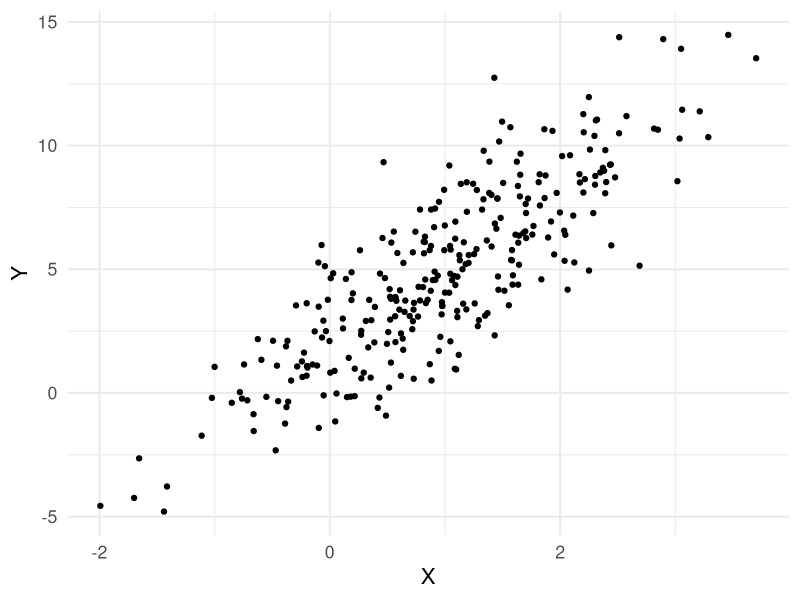
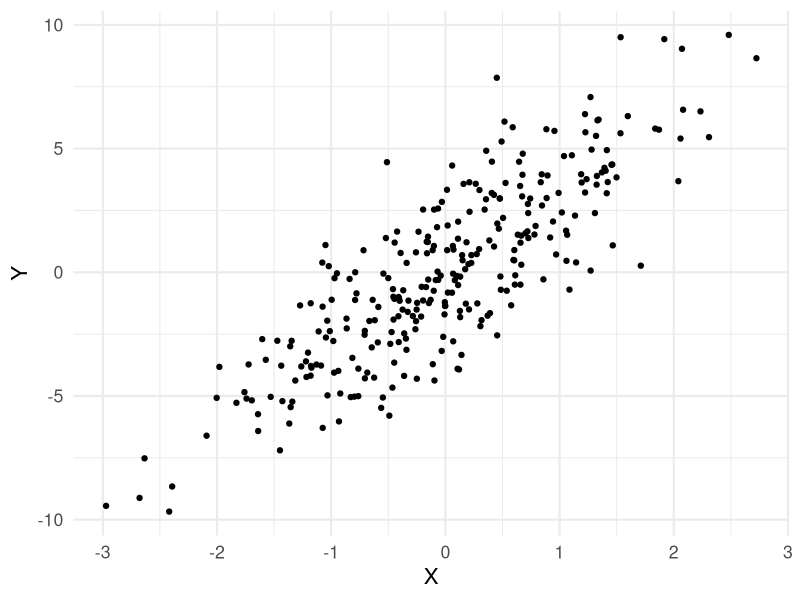
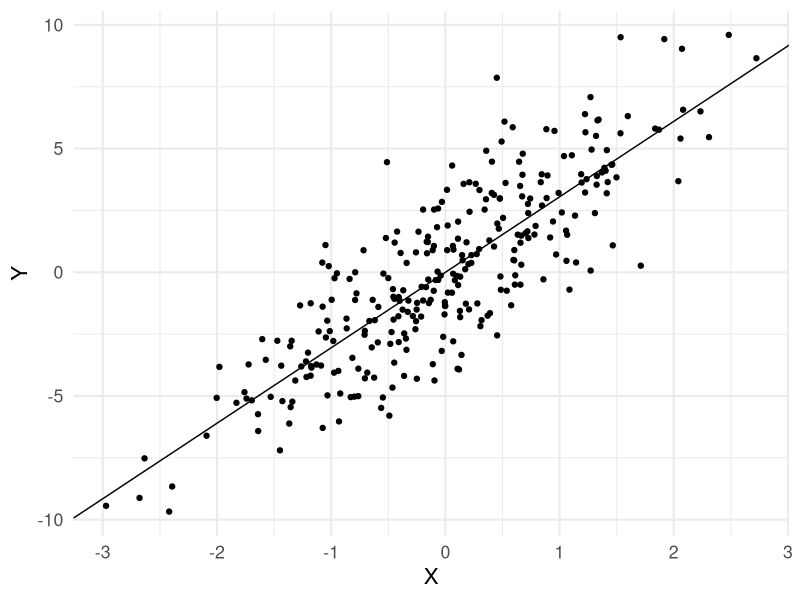
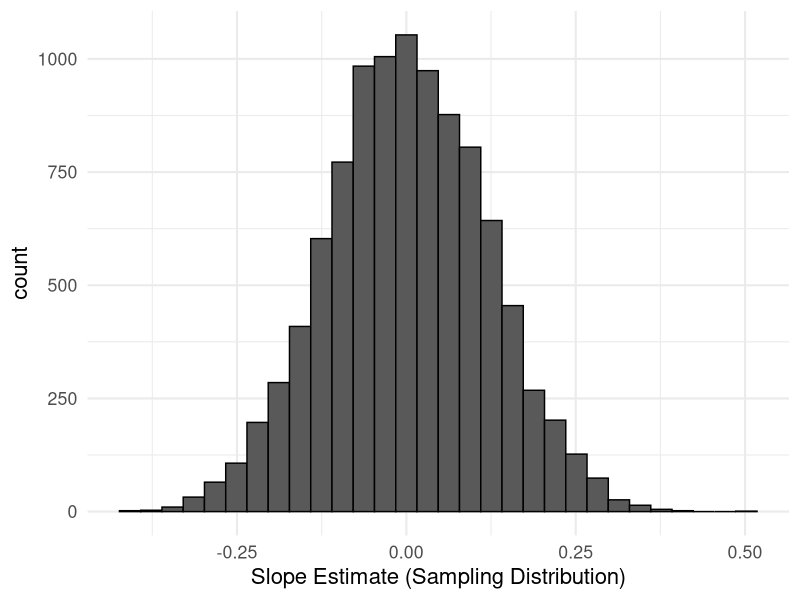

These figures' R source, in order:
## ---- chunk 1
library(tidyverse)
theme_set(theme_minimal(base_size = 16))
knitr::opts_chunk$set(comment=NA, fig.width=7, fig.height=5, 
                      fig.align = 'center', out.width = 600,
                      message=FALSE, warning=FALSE, echo=TRUE)
set.seed(42)
## ---- chunk 2

# Create some data where we know the true data-generating process
n <- 300
a <- 2
b <- 3

data <- tibble(X = rnorm(n, 1, 1),
               epsilon = rnorm(n, 0, 2),
               Y = a + b*X + epsilon)

ggplot(data) +
  geom_point(mapping = aes(x=X,y=Y))
## ---- chunk 3
data <- data %>% 
  mutate(Y = Y - mean(Y),
         X = X - mean(X))

ggplot(data) +
  geom_point(mapping = aes(x=X,y=Y))
## ---- chunk 4
slope_estimate <- sum(data$X * data$Y) / sum(data$X^2)
slope_estimate

linear_model_fit <- lm(Y~X, data = data) 
linear_model_fit # hello

ggplot(data) + 
  geom_point(mapping = aes(x=X,y=Y)) +
  geom_abline(intercept = 0, slope = slope_estimate)
## ---- chunk 5
get_slope_estimate <- function(a = 0, b = 0, X,
                               sd_epsilon = 2){
  
  n <- length(X)
  
  # Create random dataset assuming null hypothesis (b = 0, a = 0)  
  data <- tibble(X = X,
                 epsilon = rnorm(n, 0, sd_epsilon),
                 Y = a + b*X + epsilon)
  
  # Return the slope estimate
  sum(data$X * data$Y) / sum(data$X^2)
}

get_slope_estimate(X = data$X)

## ---- chunk 6
sampling_distribution <- replicate(10000, get_slope_estimate(X = data$X))

tibble(sampling_distribution) %>% 
  ggplot() +
  geom_histogram(mapping = aes(x=sampling_distribution),
                 color = 'black') +
  labs(x='Slope Estimate (Sampling Distribution)') # a bell curved sampling distribution again! (t distribution)
## ---- chunk 7
sum(sampling_distribution > slope_estimate) # p-value effectively zero

standard_error <- sd(sampling_distribution)

confidence_interval <- c(slope_estimate - 1.96 * standard_error,
                         slope_estimate + 1.96 * standard_error)

summary(linear_model_fit)
confint(linear_model_fit)
## ---- chunk 8
data <- tibble(c = 1,
            x1 = rnorm(100, 0, 1),
            x2 = rnorm(100, 0, 1),
            y = 2*x1 + 3*x2 + rnorm(100, 0, 1))

linear_model <- lm(y ~ x1 + x2, data = data)

summary(linear_model)

# X matrix
X <- data %>% 
  select(c, x1, x2) %>% 
  as.matrix

# y vector
y <- data %>% 
  pull(y)

# beta hat = (X'X)^-1 X'y
beta_hat <- solve(t(X) %*% X) %*% t(X) %*% y

beta_hat
linear_model # that's where the coefficients come from; the parameter estimates that minimize the sum of squared errors
